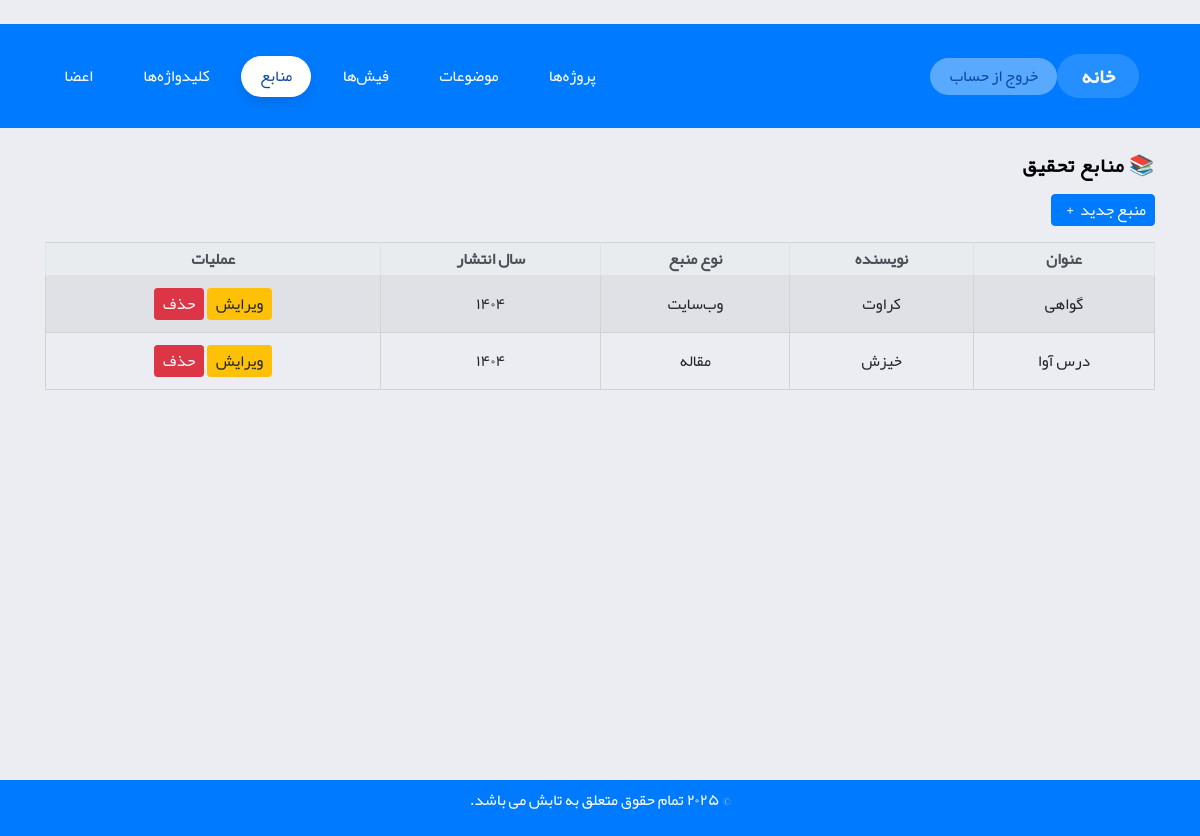
The page /sources/ (signed in) on the database its author committed.
### research/models.py (models this page shows, shortened)
class Source(models.Model):
    SOURCE_TYPES = [
        ('book', 'کتاب'),
        ('article', 'مقاله'),
        ('website', 'وب‌سایت'),
        ('other', 'سایر'),
    ]
    title = models.CharField(max_length=200, verbose_name="عنوان منبع")
    author = models.CharField(max_length=100, blank=True, verbose_name="نویسنده / پدیدآور")
    source_type = models.CharField(max_length=20, choices=SOURCE_TYPES, default='book', verbose_name="نوع منبع")
    publish_year = models.CharField(max_length=10, blank=True, verbose_name="سال انتشار")
    class Meta:
        verbose_name = "منبع تحقیق"
        verbose_name_plural = "منابع تحقیق"

### research/views.py (the view)
# urls.py: path("sources/", views.source_list, name="source_list"),
@login_required
def source_list(request):
    sources = Source.objects.all().order_by("-id")
    return render(request, "research/source_list.html", {"sources": sources})

### templates/research/source_list.html (shortened to what this page needs)
{% extends 'base.html' %}
{% block content %}
<div class="container py-4">
  <h3 class="mb-3 text-right">📚 منابع تحقیق</h3>
  <div class="text-right">
    <a href="{% url 'source_create' %}" class="btn btn-primary mb-3"> منبع جدید<i class="fa-solid fa-plus"></i></a>
  </div>
  <div class="table-responsive">
    <table class="table table-striped text-right">
      <thead class="thead-light">
        <tr>
          <th>عنوان</th>
          <th>نویسنده</th>
          <th>نوع منبع</th>
          <th>سال انتشار</th>
          <th class="text-center">عملیات</th>
        </tr>
      </thead>
      <tbody>
        {% for source in sources %}
          <tr>
            <td>{{ source.title }}</td>
            <td>{{ source.author|default:"-" }}</td>
            <td>{{ source.get_source_type_display }}</td>
            <td>{{ source.publish_year|default:"-" }}</td>
            <td class="text-center">
              <a href="{% url 'source_update' source.id %}" class="btn btn-sm btn-warning">ویرایش</a>
              <a href="{% url 'source_delete' source.id %}" class="btn btn-sm btn-danger">حذف</a>
            </td>
          </tr>
        {% empty %}
          <tr>
            <td colspan="5" class="text-center text-muted">هیچ منبعی ثبت نشده است.</td>
          </tr>
        {% endfor %}
      </tbody>
    </table>
  </div>
</div>
{% endblock %}

### ResearchProject/static/css/custom.css (style rules this page uses)
.btn { padding: 3px 8px !important; font-size: 16px; cursor: pointer; }

### templates/base.html (style rules this page uses)
:root { font-family: "Yekan", sans-serif; }
body, body *:not(i) { font-family: "Yekan", sans-serif !important; }

### rows shown on the page
Source: title "گواهی", author "کراوت", source_type "وب‌سایت", publish_year "۱۴۰۴"
Source: title "درس آوا", author "خیزش", source_type "مقاله", publish_year "۱۴۰۴"
